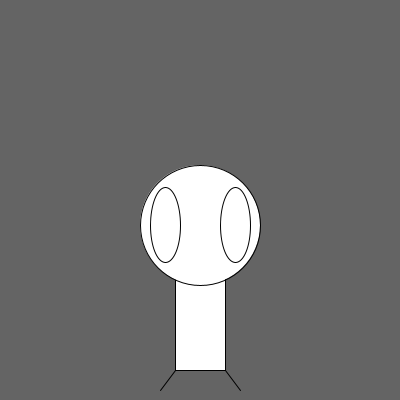
Frame 1 (no input)
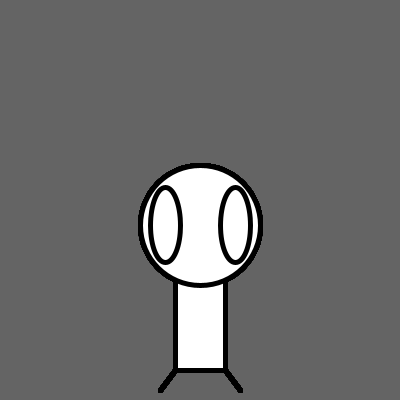
Frame 60 (the mouse pressed at the canvas centre just before this capture)
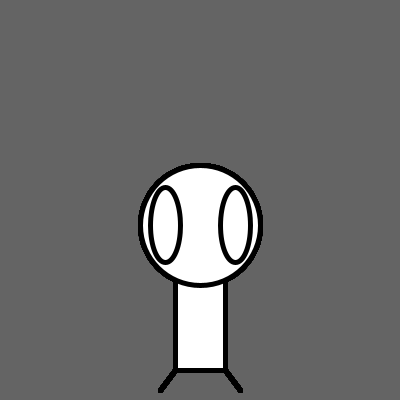
Frame 120 (the mouse held since frame 60 and released just before this capture)

The Processing sketch that drew these frames (run headless with seeded random() and noise(); from frame 60 on, the mouse is pressed at the canvas centre):

// Processing sketch: processing_187287
// ── processing_187287.pde

void setup() {
    size(400,400);
    background(100,100,100);
    }
    
void draw() {
rectMode(CORNER);
    rect(175,250,50,120);
    ellipse(200,225,120,120);
    ellipse(165,225,30,75);
    ellipse(235,225,30,75);
    line(175,370,160,390);
    line(225,370,240,390);
    stroke(0,0,0);
    strokeWeight(5);
    }
